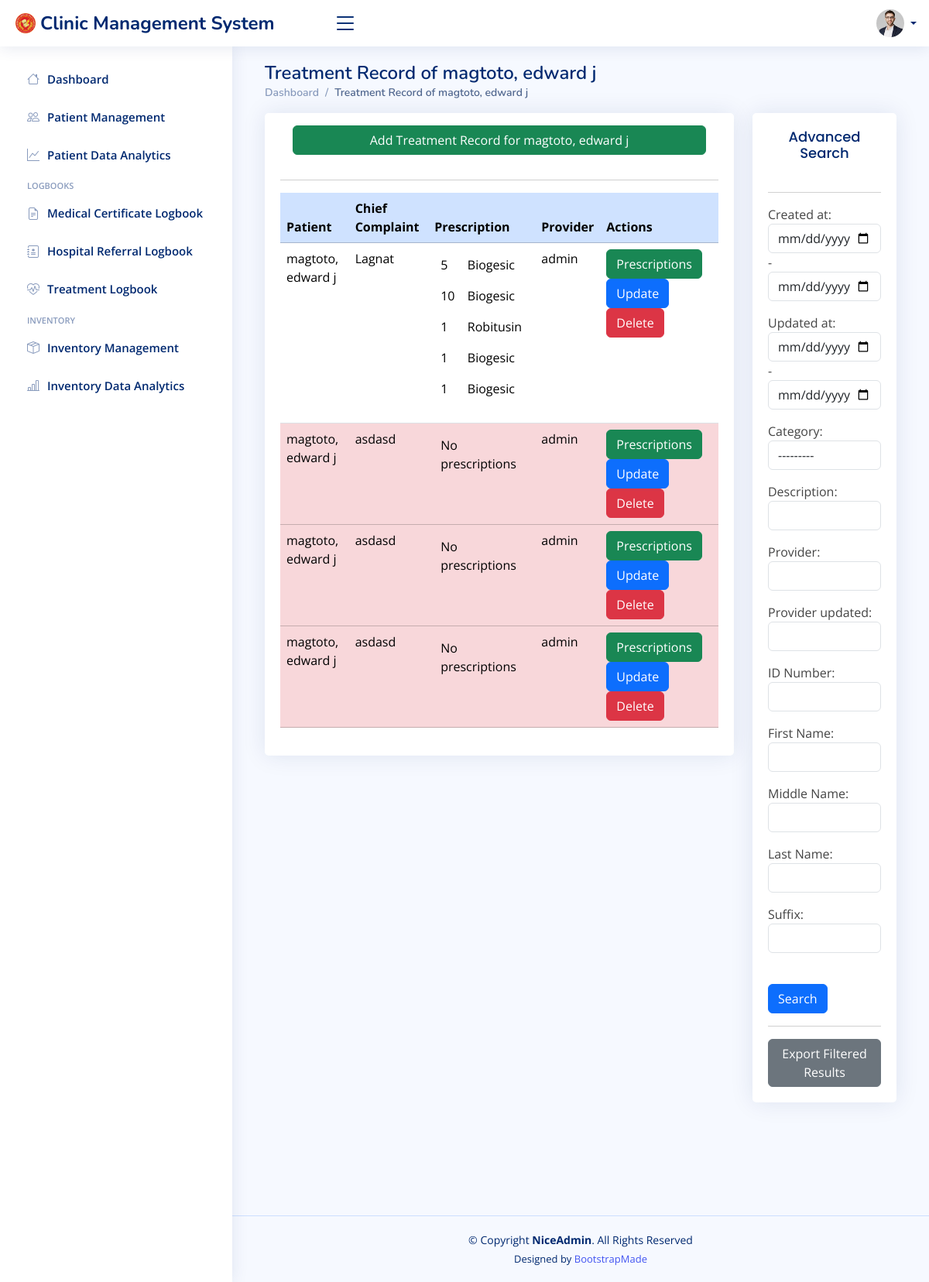
Before: /treatmentdata/1/ with the older database file.
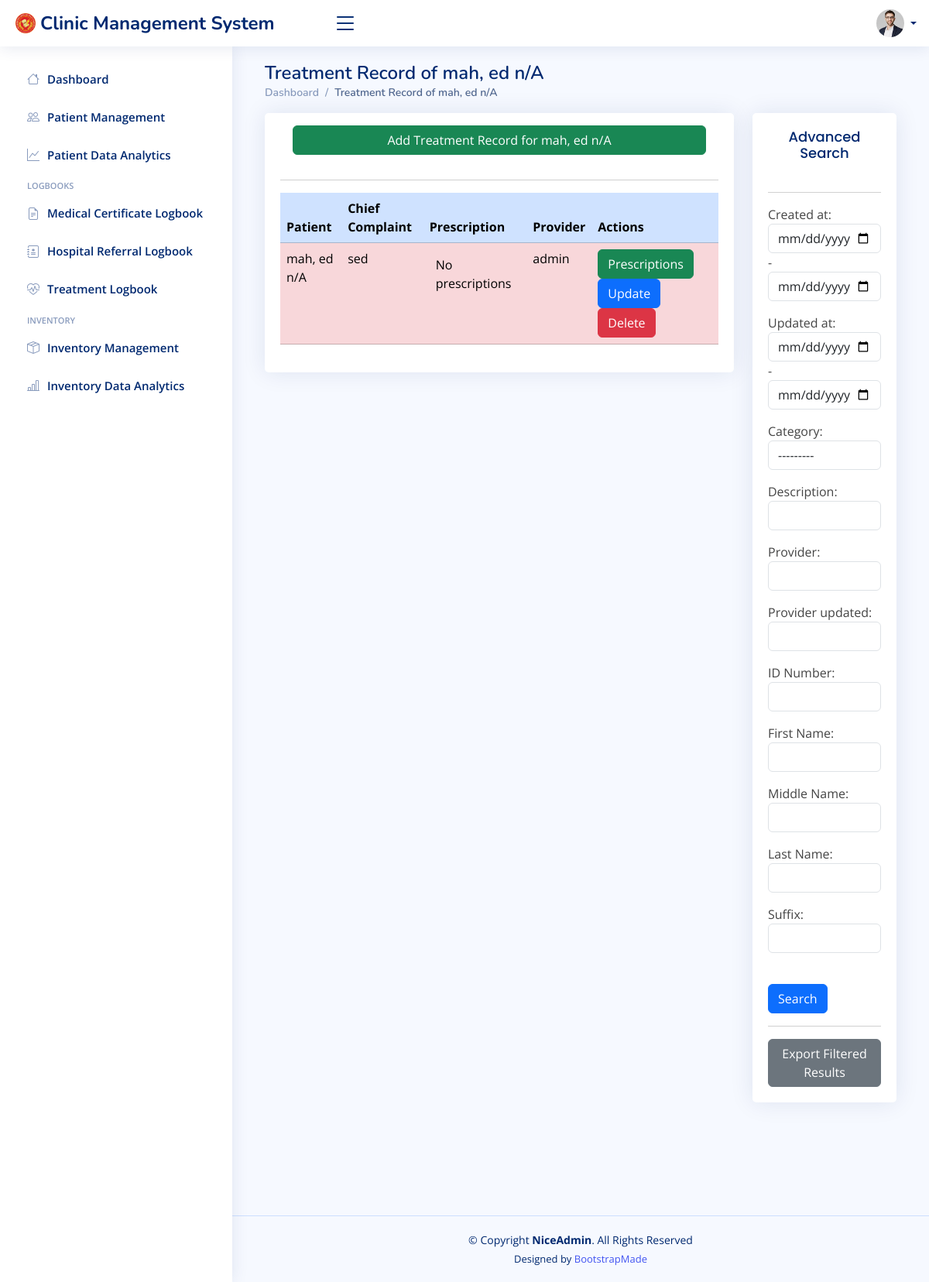
After: the same page with the newer database file.
### cms/models.py (models this page shows, shortened)
class patient(models.Model):
    created_at = models.DateTimeField(auto_now_add=True)
    updated_at = models.DateTimeField(auto_now=True)
    unique_number = models.CharField(unique=True, max_length=10)
    first_name = models.CharField(max_length=100)
    middle_name = models.CharField(max_length=100)
    last_name = models.CharField(max_length=100)
    suffix = models.CharField(max_length=2, blank=True)
    SEX_CHOICES = [
        ("Male", "Male"),
        ("Female", "Female"),
    ]
    sex = models.CharField(max_length=6, choices=SEX_CHOICES)
    height = models.CharField(max_length=10, blank=True)
    weight = models.CharField(max_length=10, blank=True)
    address = models.CharField(max_length=100, blank=True)
    DEPARTMENT_CHOICES = [
        ("Empl", "Employee"),
        ("COE", "COE - College of Education"),
        ("CEA", "CEA - College of Architecture and Engineering"),
        ("CBS", "CBS - College of Business Studies"),
        ("CAS", "CAS - College of Arts and Science"),
        ("CSSP", "CSSP - College of Scial Science and Philosophy"),
        ("CCS", "CCS - College of Computing Studies"),
        ("CHTM", "CHTM - College of Hospitality and Tourism Management"),
        ("CIT", "CIT - College of Industrial Technology"),
        ("Law", "Law - School of Law"),
        ("GS", "GS - Graduate Studies"),
        ("SHS", "SHS - Senior High School"),
        ("LHS", "LHS - Laboratory High School"),
    ]
    department = models.CharField(max_length=4, choices=DEPARTMENT_CHOICES)
    course = models.CharField(max_length=100, blank=True, null=True)
    year_and_section = models.CharField(max_length=10, blank=True)
    contact_number = models.PositiveIntegerField(default='09')
    provider = models.CharField(max_length=100, blank=True)
    provider_updated = models.CharField(max_length=100, blank=True)
    def __str__(self):
        return f'{self.last_name}, {self.first_name} {self.middle_name}'

class Treatment_logbook(models.Model):
    created_at = models.DateTimeField(auto_now_add=True)
    updated_at = models.DateTimeField(auto_now=True)
    unique_number = models.ForeignKey('Patient', on_delete=models.RESTRICT)
    CATEGORY_CHOICES = [
        ("A", "A. Alimentary System"),
        ("B", "B. Respiratory System"),
        ("C", "C. Musculo-Skeletal System"),
        ("D", "D. Integumentary System"),
        ("E", "E. Urinary System"),
        ("F", "F. Metabolic Endocrine System"),
        ("G", "G. Cardiovascular System"),
        ("H", "H. Eyes, Ears, Nose & Throat Disorders"),
        ("I", "I. Communicable Diseases"),
        ("J", "J. Blood Disorders"),
        ("K", "K. Neurological Disorders"),
        ("L", "L. OB-GYNE Cases"),
        ("M", "M. Dental Cases"),
        ("N", "N. Physical Examinations"),
        ("O", "O. Referrals"),
        ("P", "P. Follow-up Check-up"),
        ("Q", "Q. Others"),
    ]
    category = models.CharField(max_length=1, choices=CATEGORY_CHOICES)
    description = models.CharField(max_length=1000)
    provider = models.CharField(max_length=100)
    provider_updated = models.CharField(max_length=100, blank=True)

class Prescription(models.Model):
    created_at = models.DateTimeField(auto_now_add=True)
    updated_at = models.DateTimeField(auto_now=True)
    treatment_logbook = models.ForeignKey('Treatment_logbook', on_delete=models.RESTRICT, related_name='prescriptions')
    medicine = models.ForeignKey('Stock', on_delete=models.RESTRICT)
    quantity_prescribed = models.PositiveIntegerField(default=1)
    description = models.CharField(max_length=1000, null=True, blank=True)
    provider = models.CharField(max_length=100, blank=True)
    provider_updated = models.CharField(max_length=100, blank=True)

class Stock(models.Model):
    created_at = models.DateTimeField(auto_now_add=True)
    updated_at = models.DateTimeField(auto_now=True)
    medicine = models.ForeignKey("Medicine", on_delete=models.RESTRICT)
    stock_quantity = models.PositiveIntegerField(default=0)
    choices = [
        ("box", "Box"),
        ("piece", "Piece"),
    ]
    unit = models.CharField(max_length=5, choices=choices)
    quantity_per_unit = models.PositiveIntegerField(default=1)
    expiration_date = models.DateField()
    initial_stocks = models.PositiveIntegerField(blank=True, null=True)
    current_stock = models.PositiveIntegerField(blank=True, null=True)
    provider = models.CharField(max_length=100, blank=True, null=True)
    provider_updated = models.CharField(max_length=100, blank=True)
    disposed = models.BooleanField(default=False)

class Medicine(models.Model):
    created_at = models.DateTimeField(auto_now_add=True)
    updated_at = models.DateTimeField(auto_now=True)
    brand_name = models.CharField(max_length=100)
    generic_name = models.CharField(max_length=100)
    dosage_form = models.CharField(max_length=100)
    dosage_strength = models.CharField(max_length=100)
    provider = models.CharField(max_length=100, blank=True, null=True)
    provider_updated = models.CharField(max_length=100, blank=True)

### cms/views.py (the view)
# urls.py: path('treatmentdata/<str:fk>/', views.treatmentdata_view, name="Treatment Data"),
def treatmentdata_view(request, fk):
    if fk == '0':
        p = '0'
        myFilter = TreatmentFilter(request.GET, queryset=Treatment_logbook.objects.all().order_by('-id'))
    else:
        p = get_object_or_404(patient, id=fk)
        myFilter = TreatmentFilter(request.GET, queryset=Treatment_logbook.objects.filter(unique_number__id=fk))
    records = myFilter.qs
    if fk == '0':
        context = {'records':records, 'myFilter':myFilter, 'fk':fk}
    else:
        context = {'records':records, 'myFilter':myFilter, 'fk':fk, 'p':p}
    return render(request, 'cms/treatment-data.html', context)

### cms/templates/cms/treatment-data.html (shortened to what the changed rows need)
{% extends "cms/base.html" %}
{% block content %}
<div class="container">
    <div class="pagetitle">
        {% if fk == '0' %}
        <h1>Treatment Records</h1>
        {% else %}
        <h1>Treatment Record of {{ p }}</h1>
        {% endif %}
        <nav>
            <ol class="breadcrumb">
              <li class="breadcrumb-item"><a href="{% url 'Dashboard'%}">Dashboard</a></li>
              <li class="breadcrumb-item active">
                {% if fk == '0' %}
                Treatment Records
                {% else %}
                Treatment Record of {{ p }}
                {% endif %}
                </li>
            </ol>
          </nav>
    </div>
    <div class="row">
        <div class="col-lg-9">
            <div class="card card-body">
                {% if fk == '0' %}
                <hr>
                <h5 class="d-flex justify-content-center"> To add Treatments, Go to Patient Management</h5>
                {% else %}
                <a class="btn btn-success m-3 btn-block" href="{% url 'Treatment Add' fk %}">
                    Add Treatment Record for {{ p }}
                </a>
                {% endif %}
                <hr>
                <div class="table-responsive">
                    <table class="table datatable">
                        <thead>
                            <tr>
                                <th class="table-primary">Patient</th>
                                <th class="table-primary">Chief Complaint</th>
                                <th class="table-primary">Prescription</th>
                                <th class="table-primary">Provider</th>
                                <th class="table-primary">Actions</th>
                            </tr>
                        </thead>
                        <tbody>
                            {% for Treatment_logbook in records %}
                            <tr {% if not Treatment_logbook.prescriptions.all %}class="table-danger"{% endif %}>
                                <td>{{Treatment_logbook.unique_number}}</td>
                                <td>{{Treatment_logbook.description}}</td>
                                <td>
                                    <table class="table table-borderless">
                                        {% for prescription in Treatment_logbook.prescriptions.all %}
                                        <tr>
                                            <td>{{ prescription.quantity_prescribed }}</td>
                                            <td>{{ prescription.medicine.medicine.brand_name }}</td>
                                        </tr>
                                        {% empty %}
                                        <tr>
                                            <td class="table-danger" colspan="2">No prescriptions</td>
                                        </tr>
                                        {% endfor %}
                                    </table>
                                </td>
                                <td>{{Treatment_logbook.provider}}</td>
                                <td>
                                    <a href="{% url 'Prescription Data' Treatment_logbook.id %}">
                                        <button class="btn btn-success" type="button">Prescriptions</button>
                                    </a>
                                    <a href="{% url 'Treatment Update' Treatment_logbook.id %}">
                                        <button class="btn btn-primary" type="button">Update</button>
                                    </a>
                                    <a href="{% url 'Treatment Delete' Treatment_logbook.id %}">
                                        <button class="btn btn-danger" type="button">Delete</button>
                                    </a>
                                </td>
                            </tr>
                            {% endfor %}
                        </tbody>
                    </table>
                </div>
            </div>
        </div>
        <div class="col-lg-3">
            <div class="card card-body">
                <h2 class="card-title text-center">Advanced Search</h2>
            </div>
        </div>
    </div>
{% endblock content %}

Changed rows visible on the page:
removed Treatment_logbook: unique_number "magtoto, edward j", description "Lagnat", provider "admin"
removed Prescription: quantity_prescribed "5", medicine.medicine.brand_name "Biogesic"
removed Prescription: quantity_prescribed "10", medicine.medicine.brand_name "Biogesic"
removed Prescription: quantity_prescribed "1", medicine.medicine.brand_name "Robitusin"
removed Prescription: quantity_prescribed "1", medicine.medicine.brand_name "Biogesic"
removed Prescription: quantity_prescribed "1", medicine.medicine.brand_name "Biogesic"
removed Treatment_logbook: unique_number "magtoto, edward j", description "asdasd", provider "admin"
removed Treatment_logbook: unique_number "magtoto, edward j", description "asdasd", provider "admin"
removed Treatment_logbook: unique_number "magtoto, edward j", description "asdasd", provider "admin"
changed patient: last_name+first_name+middle_name "magtoto, edward j" → "mah, ed n/A"
added Treatment_logbook: unique_number "mah, ed n/A", description "sed", provider "admin"
